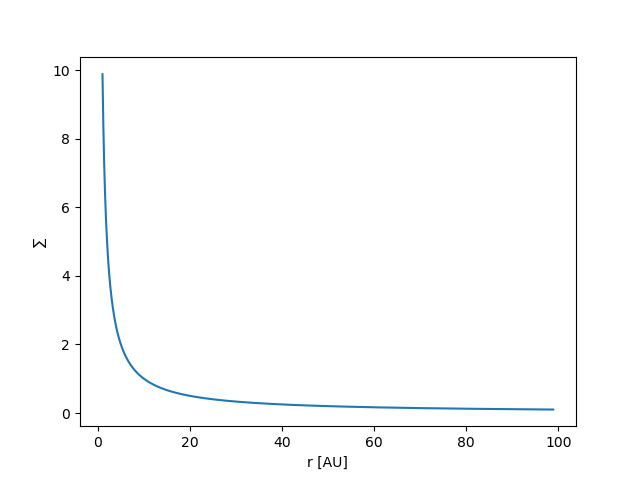

Write Python code to recreate this figure.
import numpy as np
import pandas as pd
import matplotlib.pyplot as plt
df=pd.read_csv('surfacedensity.csv',sep=',',header=None,skiprows=[0],dtype=np.float64)
df.dropna(inplace=True)
df.rename(columns={0:'r',1:'sigma'},inplace=True)
r=df['r'].tolist()
sigma=df['sigma'].tolist()
plt.plot(r,sigma)
plt.xlabel('r [AU]')
plt.ylabel('\u2211')
plt.show()
